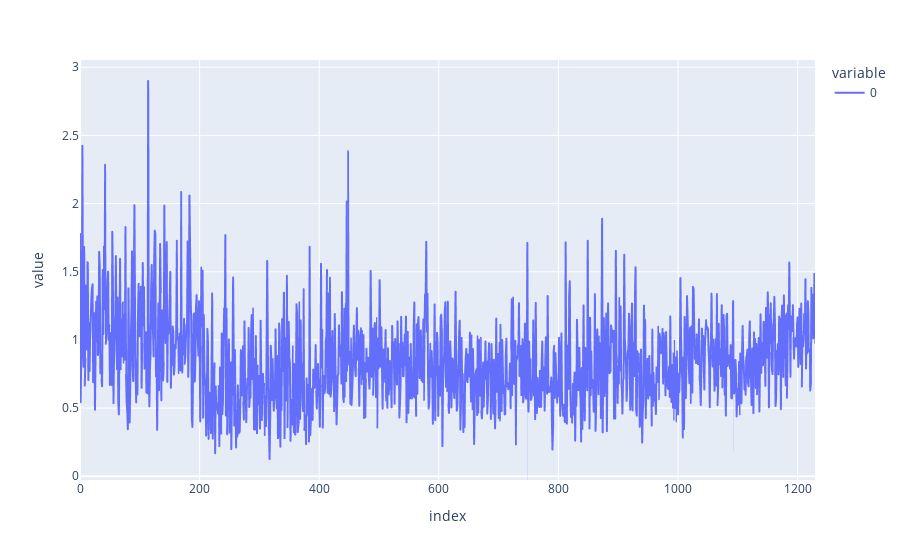

Notebook cell for this chart:
### Code cell
px.line(val_loss)

### Figure 1 — Plotly figure (JSON) as saved in the notebook; plotly's stock layout.template omitted (floating-point values rounded to 4 significant figures; data arrays with more than 128 entries replaced by an {"elided": "..."} marker saying what was removed)
{"data": [{"hovertemplate": "variable=0<br>index=%{x}<br>value=%{y}<extra></extra>", "legendgroup": "0", "line": {"color": "#636efa", "dash": "solid"}, "marker": {"symbol": "circle"}, "mode": "lines", "name": "0", "showlegend": true, "type": "scattergl", "x": {"elided": "1230 int values"}, "xaxis": "x", "y": {"elided": "1230 float values"}, "yaxis": "y"}], "layout": {"legend": {"title": {"text": "variable"}, "tracegroupgap": 0}, "margin": {"t": 60}, "xaxis": {"anchor": "y", "domain": [0, 1], "title": {"text": "index"}}, "yaxis": {"anchor": "x", "domain": [0, 1], "title": {"text": "value"}}}}
